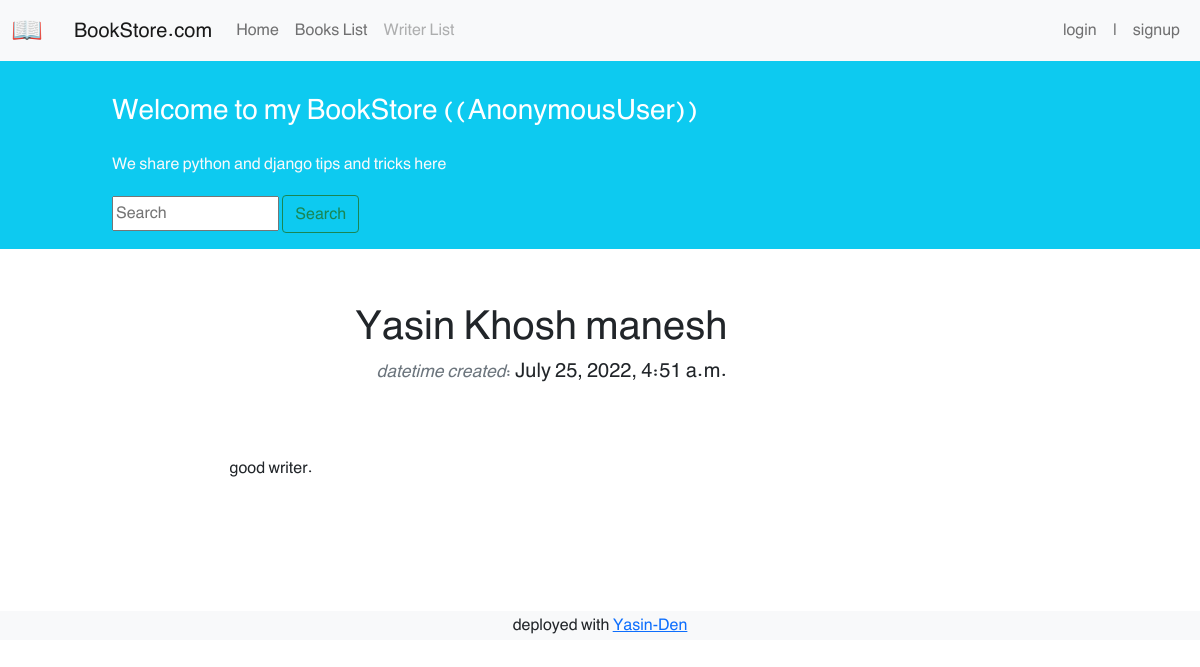
Page /books/book-detail/1/ on the committed database.
### books/models.py (models this page shows, shortened)
class Writer(models.Model):
    name = models.CharField(max_length=200, null=False, blank=False)
    content = models.TextField(null=True, blank=True)
    user_author = models.ForeignKey(get_user_model(), on_delete=models.CASCADE)
    datetime_created = models.DateTimeField(auto_now_add=True)
    datetime_edited = models.DateTimeField(auto_now=True)

### books/views.py (the view)
# urls.py: path('book-detail/<int:pk>/', views.writer_detail_view, name='writer_detail_url'),
def writer_detail_view(request, pk):
    writer = get_object_or_404(Writer, pk=pk)
    return render(request, 'books/writer_detail.html', context={'writer': writer})

### books/templates/books/writer_detail.html (shortened to what this page needs)
{% extends '_base.html' %}
{% block content %}
    <div class="container mt-5" dir="ltr">
        <div class="">
            <div class="">
                <div class="d-flex justify-content-center" dir="auto">
                    <div class="row w-sm-75 w-100">
                        <div class="col-xs-12 col-md-8 text-center text-md-end mt-md-1 mt-4" dir="auto">
                            <h1>{{ writer.name }}</h1>
                            <h5 class="my-1"><span
                                    class="text-muted small"><i>datetime created</i>: </span>{{ writer.datetime_created }}
                            </h5>
                        </div>
                    </div>
                </div>
                <div class="d-flex justify-content-center" dir="ltr">
                    <div class="my-3 p-5 w-sm-75 w-100">
                        {{ writer.content | linebreaks }}
                    </div>
                </div>
            </div>
        </div>
    </div>
{% endblock content %}

### static/css/style.css (style rules this page uses)
* { font-family: 'BYekan', sans-serif; line-height: 1.8rem; }
@media (min-width: 576px) { .w-sm-75 { width: 75%!important; } }

### rows in the picture
Writer: name "Yasin Khosh manesh", datetime_created "July 25, 2022, 4:51 a.m.", content "good writer."

### other values in the picture
{{ user }} "AnonymousUser"
